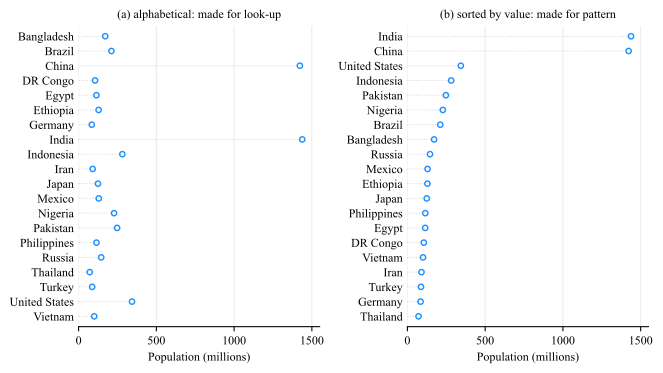

Python code for this plot:
# --- Match LaTeX document: Times New Roman, 10pt, textwidth=7in ---
# One set of twenty values, drawn twice, differing only in the order of the rows.
# Alphabetical order serves table look-up: the reader knows where a named country is
# before searching. Value order serves pattern perception: the shape of the
# distribution is there without being looked for. No panel does both.
# After the example in Cleveland, The Elements of Graphing Data (1985; rev. 1994).
#
# Data: United Nations, World Population Prospects, 2024 revision, mid-2023 estimates,
# in millions. Retrieved 2026-08-10 from the UN-sourced table at
# https://en.wikipedia.org/wiki/List_of_countries_by_population_(United_Nations)
import numpy as np
import matplotlib.pyplot as plt

plt.rcParams.update({
    'font.family': 'serif',
    'font.serif': ['Times New Roman'],
    'font.size': 10,
    'axes.titlesize': 9,
    'axes.labelsize': 9,
    'xtick.labelsize': 9,
    'ytick.labelsize': 9,
    'mathtext.fontset': 'cm',
})

C_MARK = '#1E90FF'
C_LEAD = '0.80'

# One vintage for all twenty, so the ranking is internally consistent.
population = {
    'Bangladesh':    171.5,
    'Brazil':        211.1,
    'China':        1422.6,
    'DR Congo':      105.8,
    'Egypt':         114.5,
    'Ethiopia':      128.7,
    'Germany':        84.5,
    'India':        1438.1,
    'Indonesia':     281.2,
    'Iran':           90.6,
    'Japan':         124.4,
    'Mexico':        129.7,
    'Nigeria':       227.9,
    'Pakistan':      247.5,
    'Philippines':   114.9,
    'Russia':        145.4,
    'Thailand':       71.7,
    'Turkey':         87.3,
    'United States': 343.5,
    'Vietnam':       100.4,
}

alpha_names = sorted(population)                       # already the dict order, made explicit
alpha_vals = np.array([population[n] for n in alpha_names])
order = np.argsort(alpha_vals)                         # ascending, so the largest ends up on top
sort_names = [alpha_names[i] for i in order]
sort_vals = alpha_vals[order]

fig, axes = plt.subplots(1, 2, figsize=(7.0, 4.0), sharex=True)

panels = [
    (axes[0], alpha_names[::-1], alpha_vals[::-1], '(a) alphabetical: made for look-up'),
    (axes[1], sort_names, sort_vals, '(b) sorted by value: made for pattern'),
]

XMAX = 1550
for ax, names, vals, title in panels:
    pos = np.arange(len(names))                        # row 0 at the bottom, so reverse above
    ax.hlines(pos, 0, vals, colors=C_LEAD, lw=0.7, linestyles=(0, (1, 2)))
    ax.plot(vals, pos, 'o', ms=4, mfc='none', mec=C_MARK, mew=1.1, linestyle='none')
    ax.set_yticks(pos)
    ax.set_yticklabels(names)
    ax.set_ylim(-0.7, len(names) - 0.3)
    ax.set_xlim(0, XMAX)
    ax.set_xlabel('Population (millions)')
    ax.set_title(title)
    ax.tick_params(axis='y', length=0)
    ax.grid(True, axis='x', alpha=0.25)
    ax.set_axisbelow(True)
    for side in ('top', 'right', 'left'):
        ax.spines[side].set_visible(False)

plt.tight_layout()

basename = 'plot_lookup'
plt.savefig(f'{basename}.pdf', bbox_inches='tight')
plt.savefig(f'{basename}.svg', bbox_inches='tight')
plt.savefig(f'{basename}.jpeg', dpi=300, bbox_inches='tight')
print(f'Saved {basename}.pdf, {basename}.svg, {basename}.jpeg')
# The two numbers the caption quotes: the gap panel (b) shows and (a) hides.
top2, third = sort_vals[-2], sort_vals[-3]
print(f'{len(alpha_names)} countries, {sort_vals.min():.1f} to {sort_vals.max():.1f} million')
print(f'gap: 3rd = {third:.1f}, 2nd = {top2:.1f}, ratio = {top2 / third:.2f}')
print(f'rows a reader scans to find one named country: 1 in (a), up to {len(alpha_names)} in (b)')
